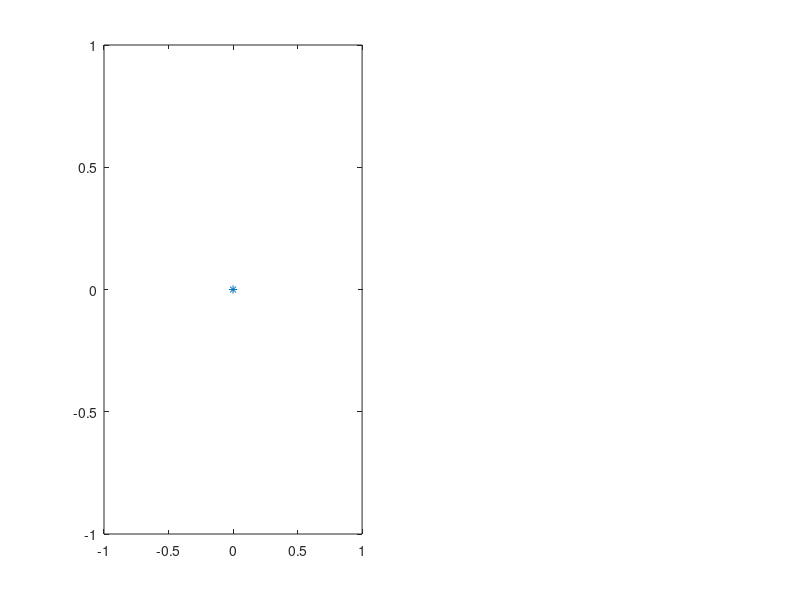

Reproduce this figure in MATLAB. (Note: this script raises an error after producing the figure.)
function make_figure()
fig = figure('WindowButtonMotionFcn',@my_callback);
% Axes オブジェクトを作成。
ax_pole = subplot(1,2,1);
Plot_pole_location_1 = plot(ax_pole,0,0,'*');hold on;
%Plot_pole_location_2 = plot(ax_pole,1,-1,'*');hold on;
ax_pole.XLim = [-4 1];
ax_pole.YLim = [-8 8];
ax_pole.XAxisLocation = 'origin';
ax_pole.YAxisLocation = 'origin';
grid on

ax_resp = subplot(1,2,2);
ax_resp.XAxis.Visible = 'off'
yline(ax_resp,0.0);

% 式から直接
t = 0:0.1:8;
K = 1; T = 1;
y = K/T * exp(-1/T*t);
Plot_response = plot(ax_resp,t,y);hold on;
ax_resp.XLim = [0 5];
ax_resp.YLim = [-0.1 1.1];
grid on

  function my_callback(src,data)
      % マウスを動かしたときのコールバック関数
      Cp = ax_pole.CurrentPoint;
      x_pole_location = Cp(1,1);
      y_pole_location = Cp(1,2);
      % 1次用
      Plot_pole_location_1.XData = x_pole_location;
      Plot_pole_location_1.YData = 0;
      hold(ax_pole,'on');

      % 1次遅れ系のシステム、初期値を1にするため、K=Tとする。
      % 伝達関数
      s = x_pole_location;
      T = -1/s;
      K = T;
      y = K/T * exp(-1/T*t);
      Plot_response.YData = y
  end

end